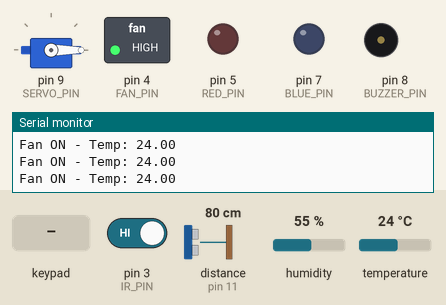
Recording of a sketch running on a simulated Arduino Uno, built with avr-gcc and run on an emulated ATmega328P. Parts: servo, switched loads named in the sketch (green lamp = pin HIGH), output pins drawn as LEDs (lit = HIGH), buzzer (waves = sounding, pin HIGH), the last lines printed to the serial monitor. The inputs (shaded band) are chosen by the test bench; at power-on: distance to the obstacle (sensor on pin 11) 80 cm, temperature 24 °C, pin 3 (IR_PIN) HIGH, humidity 55 %. The echo pulse lasts 58.3 µs per cm.

Above: at 2.2 s.
2.3 s: distance to the obstacle (sensor on pin 11) set to 2 cm
3.8 s: key '#' pressed
At 4.5 s:
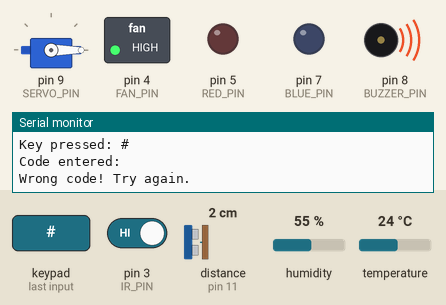
6.8 s: keypad keys 1 2 3 4 # pressed 0.4 s apart
At 9.1 s:
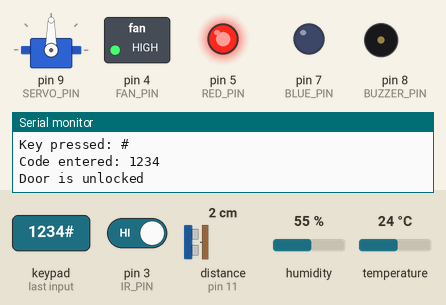
13.9 s: key 'A' pressed
19.9 s: keypad keys 1 2 3 4 * pressed 0.4 s apart
23.4 s: temperature set to 12 °C
26.1 s: temperature set to 9 °C
At 28.3 s:
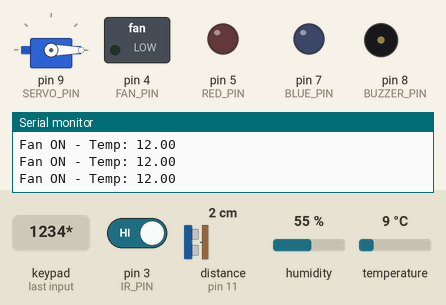
Timing chart, 0 to 29.5 s (numbered marks = the images above; inputs shaded):
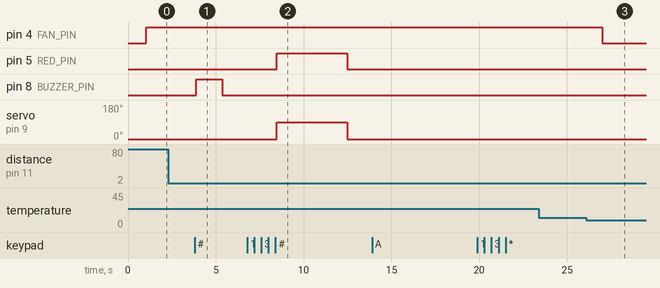

Measured:
- the behaviour switches between 11 and 10 °C on temperature (found by bisection; images 2 and 3)
- after the input at 3.8 s, pin 8 (BUZZER_PIN): LOW → HIGH after 0.07 s, → LOW 1.5 s later
- after the input at 6.8 s, pin 5 (RED_PIN): LOW → HIGH after 1.7 s, → LOW 4.0 s later; servo on pin 9 (SERVO_PIN): 0° → 90° after 1.7 s, → 0° 4.0 s later
- after the input at 26.1 s, pin 4 (FAN_PIN): HIGH → LOW after 0.91 s

The sketch:

arduino-testing.ino
```cpp
/*
 * Smart Door System with Security Features
 *
 * Features:
 * - Ultrasonic distance detection (HC-SR04)
 * - IR proximity detection
 * - 4x4 Keypad authentication
 * - DHT11 temperature monitoring
 * - Servo motor door control
 * - RGB LED status indication
 * - Buzzer alerts
 * - Fan temperature control
 * - Reference:
 * - Code adapted from https://lastminuteengineers.com/servo-motor-arduino-tutorial/
 * - Code adapted from https://lastminuteengineers.com/dht11-module-arduino-tutorial/
 * - Code adapted from https://lastminuteengineers.com/pir-sensor-arduino-tutorial/
 * - Code adapted from https://lastminuteengineers.com/arduino-keypad-tutorial/
 * - Code adapted from https://lastminuteengineers.com/arduino-sr04-ultrasonic-sensor-tutorial/
  * - The circuit design is adapted from https://www.youtube.com/watch?v=uwe-IMqm7GA
 * - The circuit design is adapted from https://www.youtube.com/watch?v=01ycWiAeKpA
 * - The circuit design is adapted from https://www.youtube.com/watch?v=qF75ZS3YjNE

 */

// LIBRARIES
#include <DHT.h>
#include <Keypad.h>
#include <Servo.h>
#include <NewPing.h>

// PINS
// Ultrasonic Sensor (HC-SR04)
#define TRIG_PIN 12
#define ECHO_PIN 11
#define MAX_DISTANCE 200  // Maximum distance in cm

// DHT11 Temperature Sensor
#define DHT_PIN 2
#define DHT_TYPE DHT11

// IR Sensor
#define IR_PIN 3

// Servo Motor
#define SERVO_PIN 9

// RGB LED Pins
#define RED_PIN 5
#define BLUE_PIN 7

// Buzzer
#define BUZZER_PIN 8

// Fan
#define FAN_PIN 4

// THRESHOLDS
#define APPROACHING_DISTANCE 50  // cm - someone approaching
#define AT_DOOR_DISTANCE 15      // cm - someone at door
#define TEMP_THRESHOLD 10        // Celsius - fan activation temperature
#define DOOR_OPEN_TIME 4000      // ms - how long door stays open

// KEYPAD SETUP
const byte ROWS = 4;
const byte COLS = 4;

char keys[ROWS][COLS] = {
  {'1','2','3','A'},
  {'4','5','6','B'},
  {'7','8','9','C'},
  {'*','0','#','D'}
};

byte rowPins[ROWS] = {A0, A1, A2, A3};
byte colPins[COLS] = {10, A4, A5, 13};

Keypad keypad = Keypad(makeKeymap(keys), rowPins, colPins, ROWS, COLS);

// OBJECT INSTANCES
NewPing sonar(TRIG_PIN, ECHO_PIN, MAX_DISTANCE);
DHT dht(DHT_PIN, DHT_TYPE);
Servo doorServo;

// GLOBAL VARIABLES
String correctCode = "1234";
String enteredCode = "";
bool doorOpen = false;
bool approachAlertShown = false;
bool doorAlertShown = false;

// SETUP FUNCTION
void setup(){
  Serial.begin(9600);
  Serial.println("Smart Door System Starting...");

  pinMode(IR_PIN, INPUT);
  dht.begin();

  doorServo.attach(SERVO_PIN);
  doorServo.write(0);  // Starts with door closed

  pinMode(RED_PIN, OUTPUT);
  pinMode(BLUE_PIN, OUTPUT);
  pinMode(BUZZER_PIN, OUTPUT);
  pinMode(FAN_PIN, OUTPUT);

  // Setting default states
  setRGBColor(0, 0);  // RGB off
  digitalWrite(BUZZER_PIN, LOW);
  digitalWrite(FAN_PIN, LOW);

  Serial.println("System Ready!");
  Serial.println("Press '#' to submit, '*' to clear");
  delay(1000);
}

// MAIN LOOP
void loop() {
  // Read sensor values
  int distance = sonar.ping_cm();
  int irState = digitalRead(IR_PIN);
  float temperature = dht.readTemperature();

  // Handle distance of 0
  if (distance == 0) {
    distance = MAX_DISTANCE + 1;
  }

  // PROXIMITY DETECTION
  // Check if someone is approaching
  if (distance < APPROACHING_DISTANCE && distance > AT_DOOR_DISTANCE) {
    if (!approachAlertShown && !doorOpen) {
      Serial.println("Someone is approaching the door");
      approachAlertShown = true;
      doorAlertShown = false;
    }
  }

  // Check if someone is at the door
  if (distance < AT_DOOR_DISTANCE || irState == LOW) {
    if (!doorAlertShown && !doorOpen) {
      Serial.println("Someone is at the door. Please enter the code on keypad");
      doorAlertShown = true;
      approachAlertShown = false;
    }

    // KEYPAD INPUT HANDLING
    char key = keypad.getKey();

    if (key) {
      Serial.print("Key pressed: ");
      Serial.println(key);

      if (key == '#') {  // Submit code
        Serial.print("Code entered: ");
        Serial.println(enteredCode);

        if (enteredCode == correctCode) {
          // CORRECT CODE
          Serial.println("Door is unlocked");
          unlockDoor();
        } else {
          // WRONG CODE
          Serial.println("Wrong code! Try again.");
          wrongCodeAlert();
        }

        enteredCode = "";  // Reset entered code
      }
      else if (key == '*') {  // Clear code
        enteredCode = "";
        Serial.println("Code cleared");
      }
      else {
        // Add digit to code
        enteredCode += key;
      }
    }
  }

  // Reset alerts when person moves away
  if (distance > APPROACHING_DISTANCE) {
    approachAlertShown = false;
    doorAlertShown = false;
  }

  // TEMPERATURE CONTROL
  if (!isnan(temperature)) {
    if (temperature > TEMP_THRESHOLD) {
      digitalWrite(FAN_PIN, HIGH);
      Serial.print("Fan ON - Temp: ");
      Serial.println(temperature);
    } else {
      digitalWrite(FAN_PIN, LOW);
    }
  }

  delay(100);
}

// HELPER FUNCTIONS
void unlockDoor() {
  doorOpen = true;

  // Turn RGB LED Blue
  setRGBColor(255, 0);

  // Open door (servo to 90 degrees)
  doorServo.write(90);

  // Wait with door open
  delay(DOOR_OPEN_TIME);

  // Close door
  doorServo.write(0);

  // Turn off RGB LED
  setRGBColor(0, 0);

  doorOpen = false;
  doorAlertShown = false;
}

// Function for wrong code alert
void wrongCodeAlert() {

  // Activate buzzer
  digitalWrite(BUZZER_PIN, HIGH);

  // Wait 1.5 seconds
  delay(1500);

  // Turn off buzzer and RGB
  digitalWrite(BUZZER_PIN, LOW);
  setRGBColor(0, 0);
}

// Function to set RGB LED color
void setRGBColor(int red, int blue) {
  analogWrite(RED_PIN, red);
  analogWrite(BLUE_PIN, blue);
}
```
